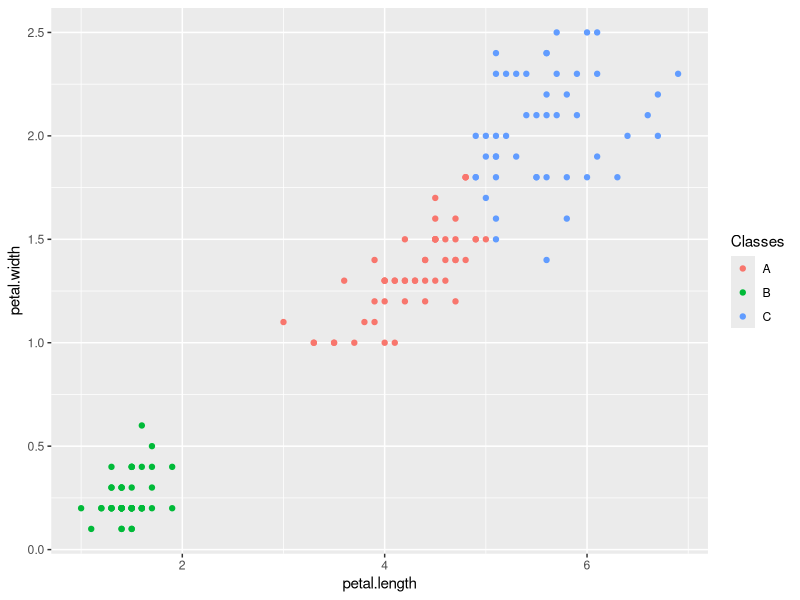
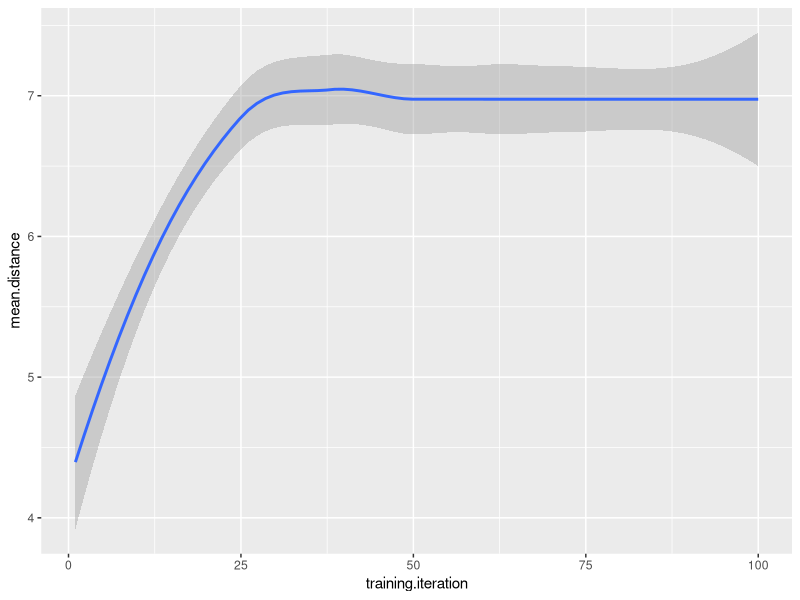

These figures' R source, in order:
install.packages("ggplot2")
library("ggplot2")
data("iris")

#a(1.4, 0.1)
#b(1.3, 0.2)
#c(1.7, 0.1)
xa=1.4
ya=0.1
xb=1.3
yb=0.2
xc=1.7
yc=0.1
j=0
j_cluster=c()

#100 iteration. When j=100, it means that it has finished 100 iterations
while(j<100){
  a=1
  b=1
  c=1
  distance_1=c()
  distance_2=c()
  distance_3=c()
  cluster_a_distance=c()
  cluster_a_x=c()
  cluster_a_y=c()
  cluster_b_distance=c()
  cluster_b_x=c()
  cluster_b_y=c()
  cluster_c_distance=c()
  cluster_c_x=c()
  cluster_c_y=c()

#calculate the mean distance. a starts from 1. There are 150 samples
  while(a<151){
    x=iris[a,3]
    y=iris[a,4]
    a_distance = sqrt((xa-x)**2+(ya-y)**2)
    distance_1=c(distance_1,a_distance)
  
    b_distance=sqrt((xb-x)**2+(yb-y)**2)
    distance_2=c(distance_2,b_distance)
  
    c_distance=sqrt((xc-x)**2+(yc-y)**2)
    distance_3=c(distance_3,c_distance)
  
    a=a+1
    b=b+1
    c=c+1}
  
#distance comparison
  A_count=0
  B_count=0
  C_count=0

  i=1
  while(i<151){
    if(distance_1[i]>distance_2[i]){
      if(distance_3[i]>distance_1[i]){
        cluster_b_x=c(cluster_b_x,iris[i,3])
        cluster_b_y=c(cluster_b_y,iris[i,4])
        cluster_b_distance=c(cluster_b_distance,distance_3[i])
        B_count=B_count+1
      }
      else{
        if(distance_2[i]>distance_3[i]){
          cluster_c_x=c(cluster_c_x,iris[i,3])
          cluster_c_y=c(cluster_c_y,iris[i,4])
          cluster_c_distance=c(cluster_c_distance,distance_3[i])
          C_count=C_count+1
        }
        else{
          cluster_b_x=c(cluster_b_x,iris[i,3])
          cluster_b_y=c(cluster_b_y,iris[i,4])
          cluster_b_distance=c(cluster_b_distance,distance_2[i])
          B_count=B_count+1
        }
      }
    }
    else{
      if(distance_3[i]>distance_2[i]){
        cluster_a_x=c(cluster_a_x,iris[i,3])
        cluster_a_y=c(cluster_a_y,iris[i,4])
        cluster_a_distance=c(cluster_a_distance,distance_1[i])
        A_count=A_count+1
      }
      else{
        if(distance_1[i]>distance_3[i]){
          cluster_c_x=c(cluster_c_x,iris[i,3])
          cluster_c_y=c(cluster_c_y,iris[i,4])
          cluster_c_distance=c(cluster_c_distance,distance_3[i])
          C_count=C_count+1
        }
        else{
          cluster_a_x=c(cluster_a_x,iris[i,3])
          cluster_a_y=c(cluster_a_y,iris[i,4])
          cluster_a_distance=c(cluster_a_distance,distance_1[i])
          A_count=A_count+1
        }
      }
      
    }
    i=i+1
  }
  
  #J cluster calculation
  j_value=0
  j_sum_a=0
  A=1
  j_sum_b=0
  B=1
  j_sum_c=0
  C=1
  while(A<=A_count){
    j_sum_a=j_sum_a+(cluster_a_distance[A])**2
    A=A+1
  }
  while(B<=B_count){
    j_sum_b=j_sum_b+(cluster_b_distance[B])**2
    B=B+1
  }
  while(C<=C_count){
    j_sum_c=j_sum_c+(cluster_c_distance[C])**2
    C=C+1
  }
  
  j_value=(j_sum_a+j_sum_b+j_sum_c)/150
  j_cluster=c(j_cluster,j_value)
  
  #New cluster centroids, also the new xa,xb...
  xA=xa
  yA=ya
  count_a=1
  while(count_a<=A_count){
    xA=xA+cluster_a_x[count_a]
    yA=yA+cluster_a_y[count_a]
    count_a=count_a+1
  }
  
  xB=xb
  yB=yb
  count_b=1
  while(count_b<=B_count){
    xB=xB+cluster_b_x[count_b]
    yB=yB+cluster_b_y[count_b]
    count_b=count_b+1
  }
  xC=xc
  yC=yc
  count_c=1
  while(count_c<=C_count){
    xC=xC+cluster_c_x[count_c]
    yC=yC+cluster_c_y[count_c]
    count_c=count_c+1
  }
  
  
  
  #values of new cluster centroids
  xa=xA/count_a
  ya=yA/count_a
  xb=xB/count_b
  yb=yB/count_b
  xc=xC/count_c
  yc=yC/count_c
  
  j=j+1}


#j should become to 100 after 100th iteration
#After iterations, it is the time to plot

#Clustering dataframe
clustering_x=c()
clustering_y=c()
clustering_classes=c()

a_xy=1
while(a_xy<=A_count){
  clustering_x=c(clustering_x,cluster_a_x[a_xy])
  clustering_y=c(clustering_y,cluster_a_y[a_xy])
  clustering_classes=c(clustering_classes,'A')
  a_xy=a_xy+1
}
b_xy=1
while(b_xy<=B_count){
  clustering_x=c(clustering_x,cluster_b_x[b_xy])
  clustering_y=c(clustering_y,cluster_b_y[b_xy])
  clustering_classes=c(clustering_classes,'B')
  b_xy=b_xy+1
}
c_xy=1
while(c_xy<=C_count){
  clustering_x=c(clustering_x,cluster_c_x[c_xy])
  clustering_y=c(clustering_y,cluster_c_y[c_xy])
  clustering_classes=c(clustering_classes,'C')
  c_xy=c_xy+1
}
clustering=data.frame(clustering_x,clustering_y,clustering_classes)
names(clustering)=c("petal.length","petal.width","Classes")

#Clustering Ploting
g_c=ggplot(data=clustering)+
  geom_point(mapping=aes(x=petal.length, y=petal.width, color=Classes))
print(g_c)

#Training iteration dataframe
j_time=c()
j_t=1
while(j_t<=j){
  j_time=c(j_time,j_t)
  j_t=j_t+1
}
iteration=data.frame(j_time,j_cluster)
names(iteration)=c("training.iteration","mean.distance")

#Training iteration ploting
g_t=ggplot(data=iteration)+
  geom_smooth(mapping=aes(x=training.iteration, y=mean.distance))
print(g_t)


